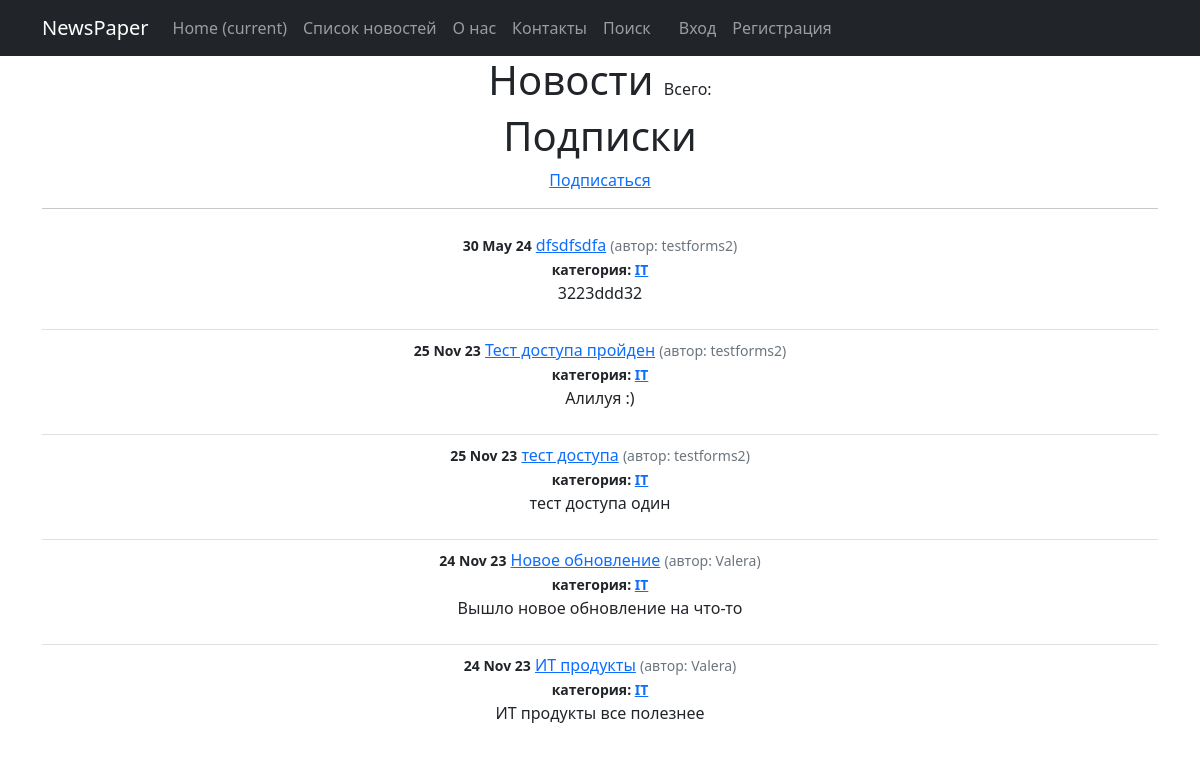
Screenshot of /categories/1 with the database file from the repository.
### news/models.py (models this page shows, shortened)
class Post(models.Model):
    author = models.ForeignKey(Author, on_delete=models.CASCADE, verbose_name='Автор')
    NEWS = 'NW'
    ARTICLE = 'AR'
    CATEGORY_CHOICES = (
        (NEWS, 'Новость'),
        (ARTICLE, 'Статья'),
    )
    categoryType = models.CharField(max_length=2, choices=CATEGORY_CHOICES,default=ARTICLE, verbose_name='Категория')
    dateCreation = models.DateTimeField(auto_now_add=True, verbose_name='Дата создания')
    postCategory = models.ManyToManyField(Category, through='PostCategory')
    title = models.CharField(max_length=128, verbose_name='Заголовок')
    text = models.TextField(verbose_name='Текст')
    rating = models.SmallIntegerField(default=0, verbose_name='Рэйтинг')
    class Meta:
        verbose_name = 'Пост'
        verbose_name_plural = 'Посты'

class Author(models.Model):
    authorUser = models.OneToOneField(User, on_delete=models.CASCADE)
    ratingAuthor = models.SmallIntegerField(default=0)
    def __str__(self):
        return self.authorUser.username
    class Meta:
        verbose_name = 'Автор'
        verbose_name_plural = 'Авторы'

class Category(models.Model):
    name = models.CharField(max_length=64, unique=True, verbose_name='Название')
    subscribers = models.ManyToManyField(User, related_name='categories')
    def __str__(self):
        return self.name
    class Meta:
        verbose_name = 'Категория'
        verbose_name_plural = 'Категории'

### news/views.py (the view)
# urls.py: path('categories/<int:pk>', CategoryListView.as_view(), name='category_list'),
class CategoryListView(ListView):
    model = Post
    template_name = 'news/category_list.html'
    context_object_name = 'category_news_list'
    def get_queryset(self):
        self.postCategory = get_object_or_404(Category, id=self.kwargs['pk'])
        queryset = Post.objects.filter(postCategory=self.postCategory).order_by('-dateCreation')
        return queryset
    def get_context_data(self, **kwargs):
        context = super().get_context_data(**kwargs)
        context['is_not_subscriber'] = self.request.user not in self.postCategory.subscribers.all()
        context['category'] = self.postCategory
        return context

### templates/news/category_list.html (shortened to what this page needs)
{% extends 'flatpages/default.html' %}
{% load custom_filters %}
{% block content %}
<h1 class="text-center">Новости <span class="text-nuted fs-6 fw-normal">Всего: {{ page_obj.paginator.count}}</span> </h1>
    <h1>Подписки</h1>
        {% if is_not_subscriber %}
            <p class="text-center"><a href="{% url 'subscribe' category.id %}">Подписаться</a></p>
{% endif %}
<hr>
<ul class="list-group list-group-flush">
    {% for post in category_news_list %}
    <li class="list-group-item">
        <small class="fw-bold">{{ post.dateCreation | date:'d M y' }}</small>
        <a href="{% url 'post_detail' post.id %}">{{post.title}}</a>
        <small class="text-muted">(автор: {{ post.author }})</small> <br>
        <small class="fw-bold">категория:
        {% for postCategory in post.postCategory.all %}
       <a href="{% url 'category_list' postCategory.id %}">{{ postCategory }}</a>
          {% endfor %}
        </small>
        <p>{{ post.text | truncatechars:210 }}</p>
    </li>
    {% endfor %}
</ul>
{% endblock content %}

### rows the page displays
Post: dateCreation "30 May 24", title "dfsdfsdfa", author "testforms2", text "3223ddd32"
Category: name "IT"
Post: dateCreation "25 Nov 23", title "Тест доступа пройден", author "testforms2", text "Алилуя :)"
Post: dateCreation "25 Nov 23", title "тест доступа", author "testforms2", text "тест доступа один"
Post: dateCreation "24 Nov 23", title "Новое обновление", author "Valera", text "Вышло новое обновление на что-то"
Post: dateCreation "24 Nov 23", title "ИТ продукты", author "Valera", text "ИТ продукты все полезнее"
